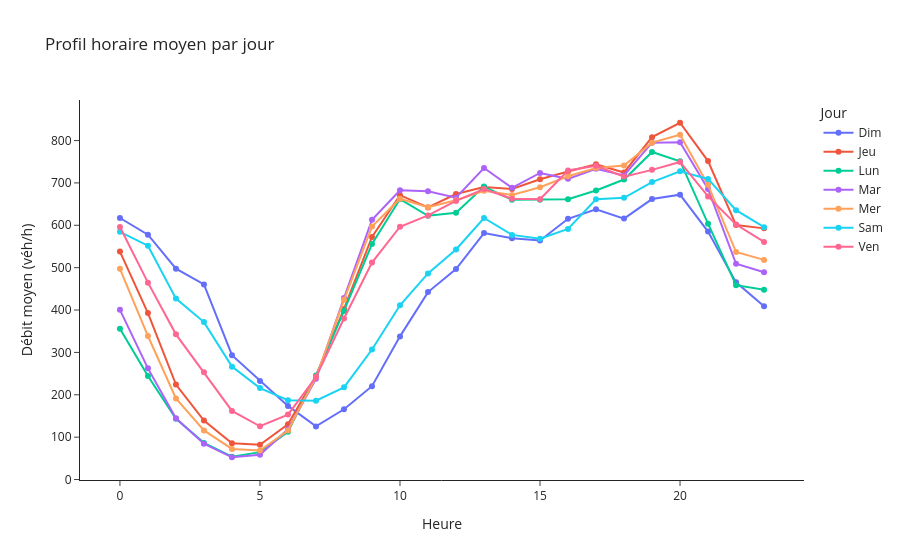

The notebook cell saved with this chart:
### Code cell
profil = (df_axe
          .groupby(['jour_semaine','heure'], as_index=False)['Débit horaire']
          .mean())

fig = px.line(
    profil, x='heure', y='Débit horaire', color='jour_semaine',
    markers=True, title=f"Profil horaire moyen par jour",
    labels={'heure':'Heure','Débit horaire':'Débit moyen (véh/h)','jour_semaine':'Jour'}
)
fig.update_layout(template='simple_white')
fig.show()

### Figure 1 — Plotly figure (JSON) as saved in the notebook; plotly's stock layout.template omitted (floating-point values rounded to 4 significant figures)
{"data": [{"hovertemplate": "Jour=Dim<br>Heure=%{x}<br>Débit moyen (véh/h)=%{y}<extra></extra>", "legendgroup": "Dim", "line": {"color": "#636efa", "dash": "solid"}, "marker": {"symbol": "circle"}, "mode": "lines+markers", "name": "Dim", "orientation": "v", "showlegend": true, "type": "scatter", "x": [0, 1, 2, 3, 4, 5, 6, 7, 8, 9, 10, 11, 12, 13, 14, 15, 16, 17, 18, 19, 20, 21, 22, 23], "xaxis": "x", "y": [617.2, 577.9, 497.5, 460.5, 293.5, 232.5, 173.8, 125.3, 165.9, 220.3, 337.8, 442.3, 496.8, 581.6, 569.2, 563.9, 615.2, 637.7, 615.8, 661.9, 672.2, 585.1, 465.3, 408.9], "yaxis": "y"}, {"hovertemplate": "Jour=Jeu<br>Heure=%{x}<br>Débit moyen (véh/h)=%{y}<extra></extra>", "legendgroup": "Jeu", "line": {"color": "#EF553B", "dash": "solid"}, "marker": {"symbol": "circle"}, "mode": "lines+markers", "name": "Jeu", "orientation": "v", "showlegend": true, "type": "scatter", "x": [0, 1, 2, 3, 4, 5, 6, 7, 8, 9, 10, 11, 12, 13, 14, 15, 16, 17, 18, 19, 20, 21, 22, 23], "xaxis": "x", "y": [538.0, 392.9, 224.1, 139.1, 85.7, 82.0, 130.5, 244.4, 402.5, 572.5, 671.2, 642.3, 673.8, 690.5, 685.5, 708.6, 726.9, 744.1, 724.6, 808.0, 842.0, 751.6, 600.5, 592.7], "yaxis": "y"}, {"hovertemplate": "Jour=Lun<br>Heure=%{x}<br>Débit moyen (véh/h)=%{y}<extra></extra>", "legendgroup": "Lun", "line": {"color": "#00cc96", "dash": "solid"}, "marker": {"symbol": "circle"}, "mode": "lines+markers", "name": "Lun", "orientation": "v", "showlegend": true, "type": "scatter", "x": [0, 1, 2, 3, 4, 5, 6, 7, 8, 9, 10, 11, 12, 13, 14, 15, 16, 17, 18, 19, 20, 21, 22, 23], "xaxis": "x", "y": [356.1, 244.3, 143.3, 86.5, 53.75, 64.58, 112.6, 245.7, 397.8, 555.8, 661.9, 622.5, 629.7, 691.3, 660.5, 660.5, 661.8, 682.2, 708.0, 773.0, 751.2, 603.9, 458.7, 447.8], "yaxis": "y"}, {"hovertemplate": "Jour=Mar<br>Heure=%{x}<br>Débit moyen (véh/h)=%{y}<extra></extra>", "legendgroup": "Mar", "line": {"color": "#ab63fa", "dash": "solid"}, "marker": {"symbol": "circle"}, "mode": "lines+markers", "name": "Mar", "orientation": "v", "showlegend": true, "type": "scatter", "x": [0, 1, 2, 3, 4, 5, 6, 7, 8, 9, 10, 11, 12, 13, 14, 15, 16, 17, 18, 19, 20, 21, 22, 23], "xaxis": "x", "y": [400.5, 262.3, 144.5, 84.36, 52.58, 58.42, 118.5, 237.6, 428.2, 613.0, 682.6, 680.3, 665.3, 735.3, 688.6, 723.5, 709.6, 733.5, 717.8, 795.0, 796.0, 685.8, 509.2, 489.3], "yaxis": "y"}, {"hovertemplate": "Jour=Mer<br>Heure=%{x}<br>Débit moyen (véh/h)=%{y}<extra></extra>", "legendgroup": "Mer", "line": {"color": "#FFA15A", "dash": "solid"}, "marker": {"symbol": "circle"}, "mode": "lines+markers", "name": "Mer", "orientation": "v", "showlegend": true, "type": "scatter", "x": [0, 1, 2, 3, 4, 5, 6, 7, 8, 9, 10, 11, 12, 13, 14, 15, 16, 17, 18, 19, 20, 21, 22, 23], "xaxis": "x", "y": [497.2, 338.7, 191.5, 115.8, 72.17, 68.33, 115.8, 241.9, 424.1, 597.0, 662.8, 642.9, 659.0, 681.3, 671.6, 689.8, 715.6, 735.2, 741.3, 795.1, 813.6, 695.4, 536.9, 518.4], "yaxis": "y"}, {"hovertemplate": "Jour=Sam<br>Heure=%{x}<br>Débit moyen (véh/h)=%{y}<extra></extra>", "legendgroup": "Sam", "line": {"color": "#19d3f3", "dash": "solid"}, "marker": {"symbol": "circle"}, "mode": "lines+markers", "name": "Sam", "orientation": "v", "showlegend": true, "type": "scatter", "x": [0, 1, 2, 3, 4, 5, 6, 7, 8, 9, 10, 11, 12, 13, 14, 15, 16, 17, 18, 19, 20, 21, 22, 23], "xaxis": "x", "y": [584.6, 551.9, 427.0, 371.5, 266.5, 215.8, 187.4, 186.1, 217.5, 306.9, 411.2, 486.4, 542.8, 617.2, 577.3, 568.3, 591.4, 661.5, 664.8, 702.0, 727.4, 709.4, 635.7, 595.5], "yaxis": "y"}, {"hovertemplate": "Jour=Ven<br>Heure=%{x}<br>Débit moyen (véh/h)=%{y}<extra></extra>", "legendgroup": "Ven", "line": {"color": "#FF6692", "dash": "solid"}, "marker": {"symbol": "circle"}, "mode": "lines+markers", "name": "Ven", "orientation": "v", "showlegend": true, "type": "scatter", "x": [0, 1, 2, 3, 4, 5, 6, 7, 8, 9, 10, 11, 12, 13, 14, 15, 16, 17, 18, 19, 20, 21, 22, 23], "xaxis": "x", "y": [595.8, 464.6, 342.6, 253.1, 161.9, 125.7, 153.2, 242.0, 379.9, 512.1, 596.6, 623.3, 657.6, 685.6, 662.6, 661.5, 729.5, 740.5, 714.9, 730.8, 749.5, 668.1, 601.8, 560.6], "yaxis": "y"}], "layout": {"legend": {"title": {"text": "Jour"}, "tracegroupgap": 0}, "title": {"text": "Profil horaire moyen par jour"}, "xaxis": {"anchor": "y", "domain": [0, 1], "title": {"text": "Heure"}}, "yaxis": {"anchor": "x", "domain": [0, 1], "title": {"text": "Débit moyen (véh/h)"}}}}
